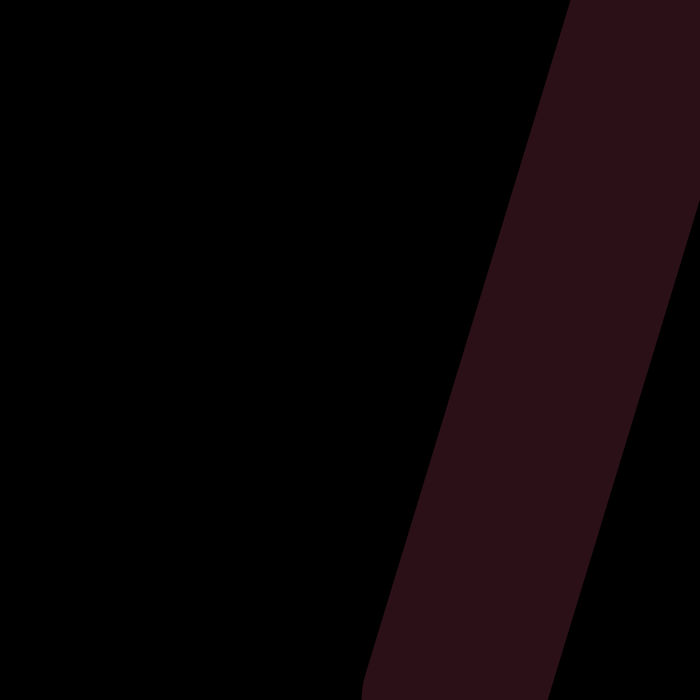
Frame 1 (no input)
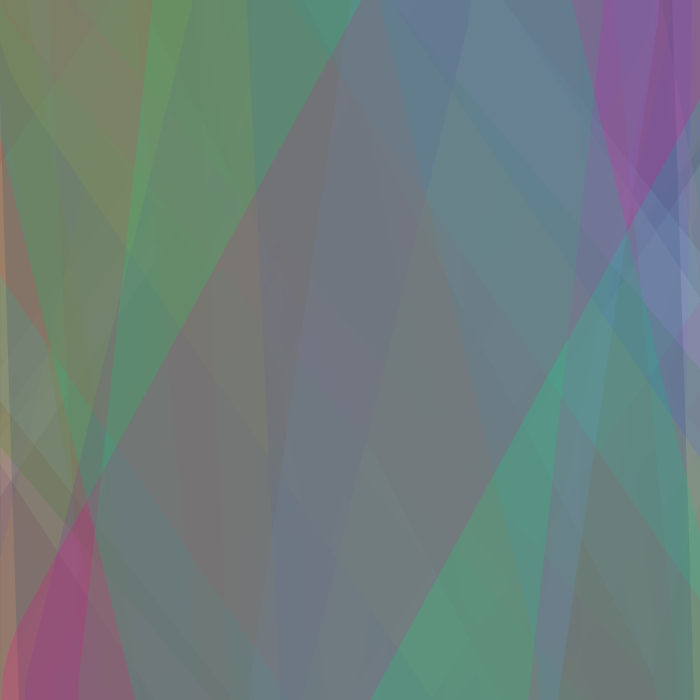
Frame 60 (the mouse pressed at the canvas centre just before this capture)
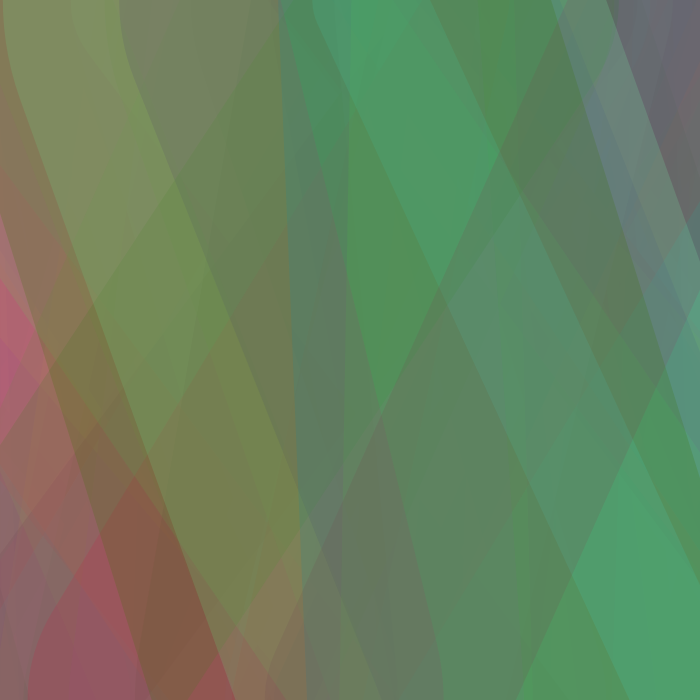
Frame 120 (the mouse held since frame 60 and released just before this capture)

The Processing sketch that drew these frames (run headless with seeded random() and noise(); from frame 60 on, the mouse is pressed at the canvas centre):

// Processing sketch: processing_160110
// ── processing_160110.pde

void setup() {
  size(700,700);
  background(0);
 
}

void draw() {
  //background(0);
  float x1 = random(width);
  float y1 = random(height);
  float x2 = random(width);
  float y2 = random(height);
  strokeWeight(y1);
  stroke(random(255),random(255),random(255),50);
  line(x1,height,x2,0);

}
